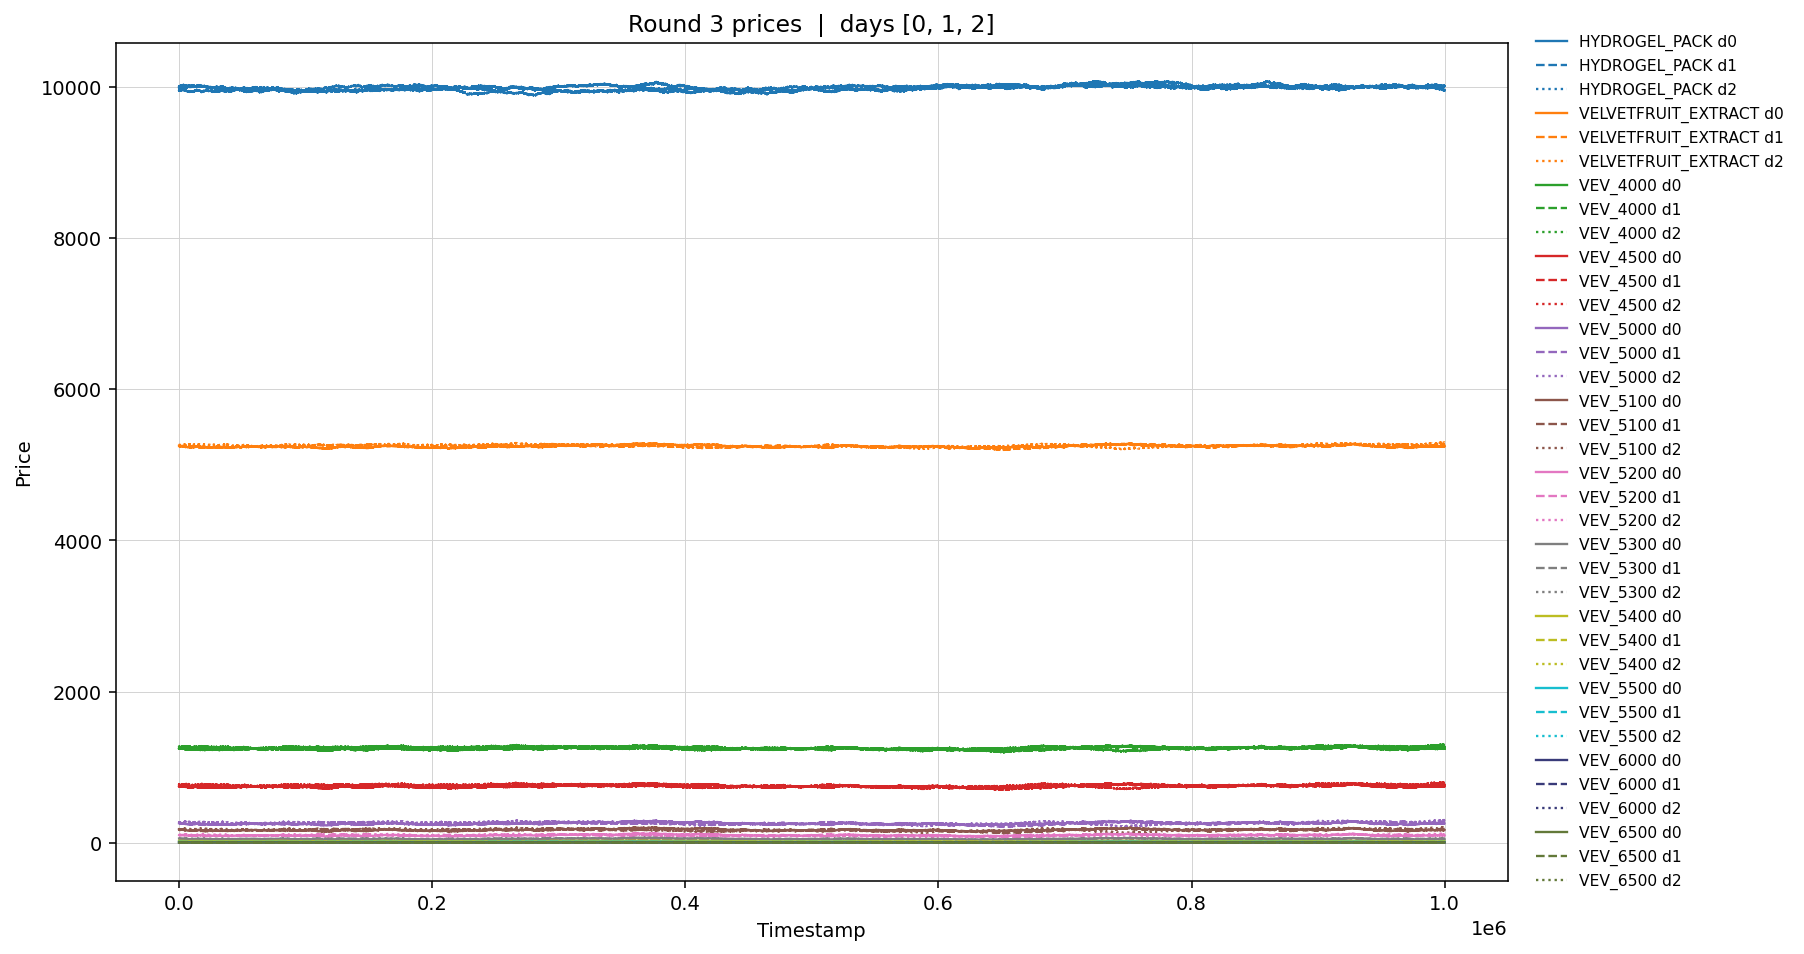

Python code for this plot:
import pandas as pd
import matplotlib.pyplot as plt

# ---- Configuration: edit these two lists to pick what to plot ----
PRODUCTS = [
    'HYDROGEL_PACK',
    'VELVETFRUIT_EXTRACT',
    'VEV_4000',
    'VEV_4500',
    'VEV_5000',
    'VEV_5100',
    'VEV_5200',
    'VEV_5300',
    'VEV_5400',
    'VEV_5500',
    'VEV_6000',
    'VEV_6500',
]

DAYS = [0, 1, 2]

CONCAT_DAYS = False        # True -> chain days on one timeline; False -> overlay on same ts
DATA_DIR = 'ROUND_3Data'
# ------------------------------------------------------------------


def load_day(day):
    return pd.read_csv(f'{DATA_DIR}/prices_round_3_day_{day}.csv', sep=';')


def best_by_volume(df, side):
    rows = []
    for lvl in [1, 2, 3]:
        tmp = df[['timestamp', f'{side}_price_{lvl}', f'{side}_volume_{lvl}']].copy()
        tmp.columns = ['timestamp', 'price', 'volume']
        rows.append(tmp)
    stacked = pd.concat(rows).dropna()
    idx = stacked.groupby('timestamp')['volume'].idxmax()
    return stacked.loc[idx, ['timestamp', 'price']].sort_values('timestamp').reset_index(drop=True)


def build_price(product, day):
    df = load_day(day)
    sub = df[df['product'] == product]
    if sub.empty:
        return pd.DataFrame(columns=['timestamp', 'price'])

    best_bids = best_by_volume(sub, 'bid').rename(columns={'price': 'bid'})
    best_asks = best_by_volume(sub, 'ask').rename(columns={'price': 'ask'})
    merged = best_bids.merge(best_asks, on='timestamp', how='outer').sort_values('timestamp')
    merged['price'] = (merged['bid'] + merged['ask']) / 2
    if CONCAT_DAYS:
        merged['timestamp'] = merged['timestamp'] + day * 1_000_000
    return merged[['timestamp', 'price']]


PALETTE = [
    '#1f77b4', '#ff7f0e', '#2ca02c', '#d62728', '#9467bd', '#8c564b',
    '#e377c2', '#7f7f7f', '#bcbd22', '#17becf', '#393b79', '#637939',
]
LINESTYLES = {0: '-', 1: '--', 2: ':'}

fig, ax = plt.subplots(figsize=(13, 7))

for i, product in enumerate(PRODUCTS):
    color = PALETTE[i % len(PALETTE)]
    for day in DAYS:
        s = build_price(product, day)
        if s.empty:
            continue
        label_day = '' if len(DAYS) == 1 else f' d{day}'
        ax.plot(s['timestamp'], s['price'],
                color=color, linestyle=LINESTYLES.get(day, '-'),
                linewidth=1.2, label=f'{product}{label_day}')

ax.set_title(f'Round 3 prices  |  days {DAYS}')
ax.set_xlabel('Timestamp' + (' (concatenated across days)' if CONCAT_DAYS else ''))
ax.set_ylabel('Price')
ax.grid(True, color='lightgrey', linewidth=0.5)
ax.legend(loc='center left', bbox_to_anchor=(1.01, 0.5), fontsize=8, frameon=False)
fig.tight_layout()
fig.savefig('priceVisualizer.png', dpi=140, bbox_inches='tight')
plt.show()
